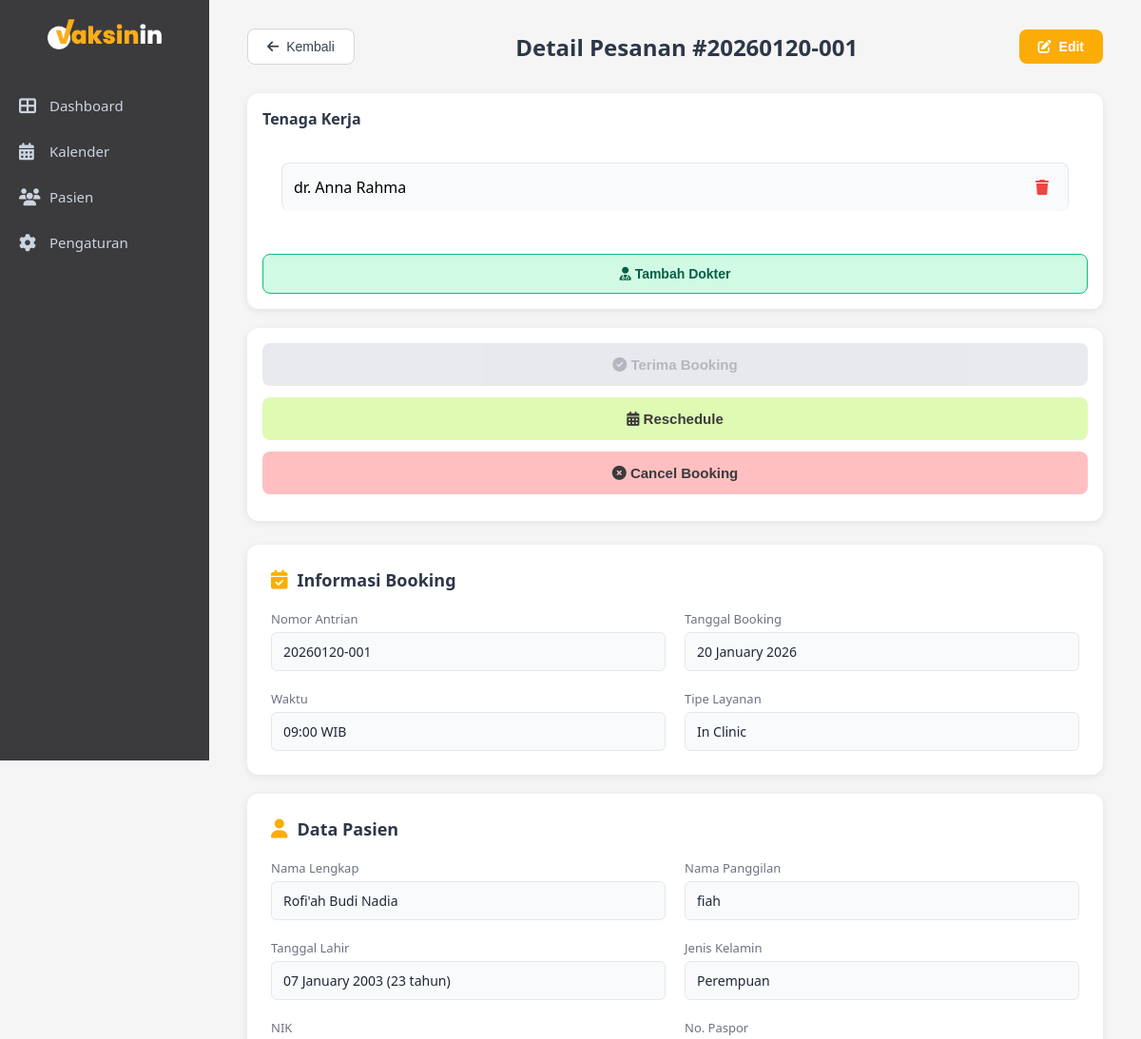
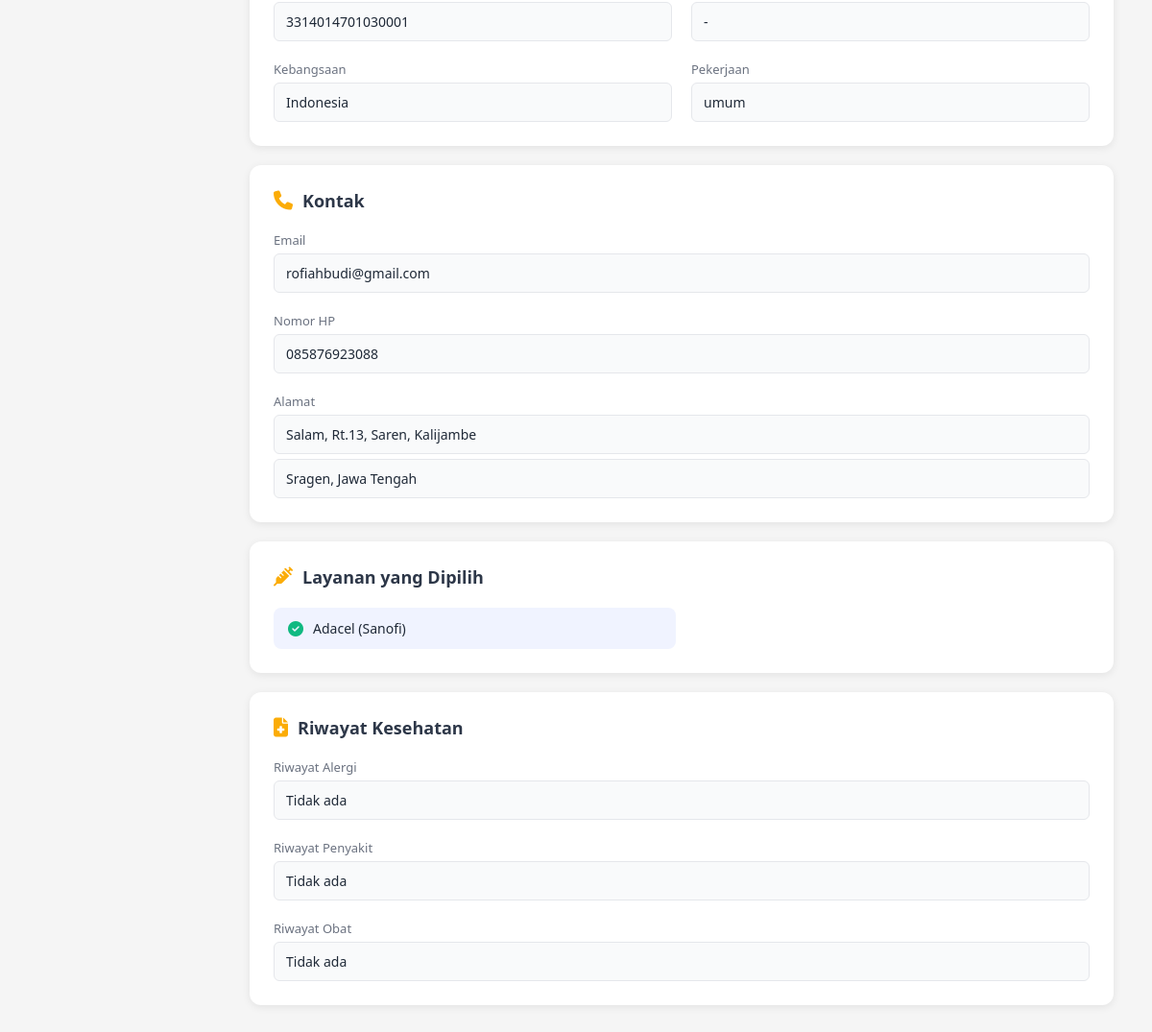
Page /admin/booking_detail.php?id=78 on the committed database (2 pictures, top to bottom).
### tables this page shows
CREATE TABLE `bookings` (
  `id` int(11) NOT NULL,
  `patient_id` int(11) NOT NULL,
  `service_type` enum('Home Service','In Clinic') NOT NULL,
  `nomor_antrian` varchar(20) NOT NULL,
  `tanggal_booking` date NOT NULL,
  `waktu_booking` time NOT NULL,
  `status` enum('pending','confirmed','completed','cancelled') DEFAULT 'pending',
  `catatan` text DEFAULT NULL,
  `created_at` datetime NOT NULL,
  `updated_at` datetime DEFAULT current_timestamp() ON UPDATE current_timestamp(),
  `doctor_id` int(11) DEFAULT NULL
);

CREATE TABLE `patients` (
  `id` int(11) NOT NULL,
  `no_rekam_medis` varchar(20) NOT NULL,
  `nama_lengkap` varchar(100) NOT NULL,
  `nama_panggilan` varchar(50) DEFAULT NULL,
  `tanggal_lahir` date NOT NULL,
  `usia` int(11) DEFAULT NULL,
  `kategori_usia` enum('Anak','Dewasa') NOT NULL,
  `jenis_kelamin` enum('L','P') NOT NULL,
  `nik` varchar(16) DEFAULT NULL,
  `paspor` varchar(20) DEFAULT NULL,
  `kebangsaan` varchar(50) DEFAULT 'Indonesia',
  `pekerjaan` varchar(100) DEFAULT NULL,
  `nama_wali` varchar(100) DEFAULT NULL,
  `riwayat_alergi` text DEFAULT NULL,
  `riwayat_penyakit` text DEFAULT NULL,
  `riwayat_obat` text DEFAULT NULL,
  `pelayanan` varchar(50) NOT NULL,
  `created_at` timestamp NOT NULL DEFAULT current_timestamp(),
  `updated_at` timestamp NOT NULL DEFAULT current_timestamp() ON UPDATE current_timestamp()
);

CREATE TABLE `patient_emails` (
  `id` int(11) NOT NULL,
  `patient_id` int(11) NOT NULL,
  `email` varchar(100) NOT NULL,
  `is_primary` tinyint(1) DEFAULT 0
);

CREATE TABLE `patient_phones` (
  `id` int(11) NOT NULL,
  `patient_id` int(11) NOT NULL,
  `phone` varchar(20) NOT NULL,
  `is_primary` tinyint(1) DEFAULT 0
);

CREATE TABLE `patient_addresses` (
  `id` int(11) NOT NULL,
  `patient_id` int(11) NOT NULL,
  `alamat` text NOT NULL,
  `provinsi` varchar(100) DEFAULT NULL,
  `kota` varchar(100) DEFAULT NULL,
  `is_primary` tinyint(1) DEFAULT 0
);

CREATE TABLE `booking_services` (
  `id` int(11) NOT NULL,
  `booking_id` int(11) NOT NULL,
  `nama_layanan` varchar(100) NOT NULL,
  `created_at` datetime DEFAULT current_timestamp()
);

CREATE TABLE `staff` (
  `id` int(11) NOT NULL,
  `nama_lengkap` varchar(150) NOT NULL,
  `gelar` varchar(50) DEFAULT NULL,
  `role` enum('dokter','perawat','admin') NOT NULL,
  `created_at` timestamp NOT NULL DEFAULT current_timestamp()
);

### admin/booking_detail.php (the view, shortened to what this page needs)
<?php
include "../config.php";
$booking_id = isset($_GET['id']) ? intval($_GET['id']) : 0;
$sql = "SELECT b.*, p.*
        FROM bookings b
        JOIN patients p ON b.patient_id = p.id
        WHERE b.id = ?";
$stmt = $conn->prepare($sql);
$stmt->bind_param('i', $booking_id);
$stmt->execute();
$result = $stmt->get_result();
$booking = $result->fetch_assoc();
$sql_staff = "
    SELECT s.id, s.nama_lengkap, s.gelar, s.role
    FROM booking_staff bs
    JOIN staff s ON bs.staff_id = s.id
    WHERE bs.booking_id = ?
";
$stmt_staff = $conn->prepare($sql_staff);
$stmt_staff->bind_param("i", $booking_id);
$stmt_staff->execute();
$staffs = $stmt_staff->get_result();
$dokter_count = $staffs->num_rows;
$disable_accept =
    ($dokter_count === 0) ||
    ($booking['status'] === 'confirmed');
$sql_emails = "SELECT email FROM patient_emails WHERE patient_id = ? ORDER BY is_primary DESC";
$stmt_e = $conn->prepare($sql_emails);
$stmt_e->bind_param('i', $booking['patient_id']);
$stmt_e->execute();
$emails = $stmt_e->get_result();
$sql_phones = "SELECT phone FROM patient_phones WHERE patient_id = ? ORDER BY is_primary DESC";
$stmt_p = $conn->prepare($sql_phones);
$stmt_p->bind_param('i', $booking['patient_id']);
$stmt_p->execute();
$phones = $stmt_p->get_result();
$sql_addr = "SELECT * FROM patient_addresses WHERE patient_id = ? AND is_primary = 1 LIMIT 1";
$stmt_a = $conn->prepare($sql_addr);
$stmt_a->bind_param('i', $booking['patient_id']);
$stmt_a->execute();
$address = $stmt_a->get_result()->fetch_assoc();
$sql_services = "SELECT nama_layanan FROM booking_services WHERE booking_id = ?";
$stmt_s = $conn->prepare($sql_services);
$stmt_s->bind_param('i', $booking_id);
$stmt_s->execute();
$services = $stmt_s->get_result();
?>
<!DOCTYPE html>
<html lang="id">
<head>
    <link rel="stylesheet" href="css/admin.css">
    <link rel="stylesheet" href="css/detail.css">
    <link rel="stylesheet" href="css/reschedule.css">
    <link rel="stylesheet" href="https://cdnjs.cloudflare.com/ajax/libs/font-awesome/6.4.0/css/all.min.css">
</head>
<body>
    <div class="sidebar">
        <div class="logo">
            <img src="vaksinin-logo.png" alt="Vaksinin">
        </div>
        <nav class="nav-menu">
            <a href="dashboard.php" class="nav-item">
                <i class="fas fa-th-large"></i>
                <span>Dashboard</span>
            </a>
            <a href="#" class="nav-item">
                <i class="fas fa-calendar-alt"></i>
                <span>Kalender</span>
            </a>
            <a href="#" class="nav-item">
                <i class="fas fa-users"></i>
                <span>Pasien</span>
            </a>
            <a href="#" class="nav-item">
                <i class="fas fa-cog"></i>
                <span>Pengaturan</span>
            </a>
        </nav>
    </div>
    <div class="main-content">
        <div class="detail-header">
            <button onclick="window.location.href='dashboard.php'" class="btn-back">
                <i class="fas fa-arrow-left"></i> Kembali
            </button>
            <h1>Detail Pesanan #<?php echo $booking['nomor_antrian']; ?></h1>
            <button class="btn-edit" onclick="editBooking(<?php echo $booking_id; ?>)">
                <i class="fas fa-edit"></i> Edit
            </button>
        </div>
        <div class="detail-layout">
            <div class="detail-container">
                <div class="detail-section">
                    <h2><i class="fas fa-calendar-check"></i> Informasi Booking</h2>
                    <div class="detail-grid">
                        <div class="detail-item">
                            <label>Nomor Antrian</label>
                            <p><?php echo htmlspecialchars($booking['nomor_antrian']); ?></p>
                        </div>
                        <div class="detail-item">
                            <label>Tanggal Booking</label>
                            <p><?php echo date('d F Y', strtotime($booking['tanggal_booking'])); ?></p>
                        </div>
                        <div class="detail-item">
                            <label>Waktu</label>
                            <p><?php echo substr($booking['waktu_booking'], 0, 5); ?> WIB</p>
                        </div>
                        <div class="detail-item">
                            <label>Tipe Layanan</label>
                            <p><?php echo htmlspecialchars($booking['service_type']); ?></p>
                        </div>
                    </div>
                </div>
                <div class="detail-section">
                    <h2><i class="fas fa-user"></i> Data Pasien</h2>
                    <div class="detail-grid">
                        <div class="detail-item">
                            <label>Nama Lengkap</label>
                            <p><?php echo htmlspecialchars($booking['nama_lengkap']); ?></p>
                        </div>
                        <div class="detail-item">
                            <label>Nama Panggilan</label>
                            <p><?php echo htmlspecialchars($booking['nama_panggilan'] ?: '-'); ?></p>
                        </div>
                        <div class="detail-item">
                            <label>Tanggal Lahir</label>
                            <p><?php echo date('d F Y', strtotime($booking['tanggal_lahir'])); ?> (<?php echo $booking['usia']; ?> tahun)</p>
                        </div>
                        <div class="detail-item">
                            <label>Jenis Kelamin</label>
                            <p><?php echo $booking['jenis_kelamin'] == 'L' ? 'Laki-laki' : 'Perempuan'; ?></p>
                        </div>
                        <div class="detail-item">
                            <label>NIK</label>
                            <p><?php echo htmlspecialchars($booking['nik'] ?: '-'); ?></p>
                        </div>
                        <div class="detail-item">
                            <label>No. Paspor</label>
                            <p><?php echo htmlspecialchars($booking['paspor'] ?: '-'); ?></p>
                        </div>
                        <div class="detail-item">
                            <label>Kebangsaan</label>
                            <p><?php echo htmlspecialchars($booking['kebangsaan']); ?></p>
                        </div>
                        <div class="detail-item">
                            <label>Pekerjaan</label>
                            <p><?php echo htmlspecialchars($booking['pekerjaan'] ?: '-'); ?></p>
                        </div>
                    </div>
                </div>
                <div class="detail-section">
                    <h2><i class="fas fa-phone"></i> Kontak</h2>
                    <div class="detail-grid">
                        <div class="detail-item full-width">
                            <label>Email</label>
                            <?php while ($e = $emails->fetch_assoc()): ?>
                                <p><?php echo htmlspecialchars($e['email']); ?></p>
                            <?php endwhile; ?>
                        </div>
                        <div class="detail-item full-width">
                            <label>Nomor HP</label>
                            <?php while ($ph = $phones->fetch_assoc()): ?>
                                <p><?php echo htmlspecialchars($ph['phone']); ?></p>
                            <?php endwhile; ?>
                        </div>
                        <?php if ($address): ?>
                        <div class="detail-item full-width">
                            <label>Alamat</label>
                            <p><?php echo htmlspecialchars($address['alamat']); ?></p>
                            <p><?php echo htmlspecialchars($address['kota']) . ', ' . htmlspecialchars($address['provinsi']); ?></p>
                        </div>
                        <?php endif; ?>
                    </div>
                </div>
                <div class="detail-section">
                    <h2><i class="fas fa-syringe"></i> Layanan yang Dipilih</h2>
                    <div class="services-grid">
                        <?php while ($srv = $services->fetch_assoc()): ?>
                            <div class="service-item">
                                <i class="fas fa-check-circle"></i>
                                <?php echo htmlspecialchars($srv['nama_layanan']); ?>
                            </div>
                        <?php endwhile; ?>
                    </div>
                </div>
                <div class="detail-section">
                    <h2><i class="fas fa-file-medical"></i> Riwayat Kesehatan</h2>
                    <div class="detail-grid">
                        <div class="detail-item full-width">
                            <label>Riwayat Alergi</label>
                            <p><?php echo htmlspecialchars($booking['riwayat_alergi'] ?: 'Tidak ada'); ?></p>
                        </div>
                        <div class="detail-item full-width">
                            <label>Riwayat Penyakit</label>
                            <p><?php echo htmlspecialchars($booking['riwayat_penyakit'] ?: 'Tidak ada'); ?></p>
                        </div>
                        <div class="detail-item full-width">
                            <label>Riwayat Obat</label>
                            <p><?php echo htmlspecialchars($booking['riwayat_obat'] ?: 'Tidak ada'); ?></p>
                        </div>
                    </div>
                </div>
            </div>
            <div class="detail-right">
                <div class="side-card">
                    <div class="side-header">
                        <h3>Tenaga Kerja</h3>
                    </div>
                    <div class="side-body">
                        <?php if($staffs->num_rows > 0): ?>
                            <?php while($s = $staffs->fetch_assoc()): ?>
                                <div class="staff-item" id="staff-<?= $s['id'] ?>">
                                    <span><?= htmlspecialchars($s['gelar'].' '.$s['nama_lengkap']); ?></span>
                                    <button class="btn-delete-staff" onclick="removeStaff(<?= $booking_id ?>, <?= $s['id'] ?>)" title="Hapus">
                                        <i class="fas fa-trash"></i>
                                    </button>
                                </div>
                            <?php endwhile; ?>
                        <?php else: ?>
                            <span class="empty-text">Belum ada staff</span>
                        <?php endif; ?>
                    </div>
                    <button class="btn-add-worker" onclick="openAddDoctorPopup()">
                        <i class="fas fa-user-md"></i> Tambah Dokter
                    </button>
                </div>
                <div class="side-card">
                    <button class="btn-accept"
                            onclick="updateStatus(<?= $booking_id ?>, 'confirmed')"
                            <?= $disable_accept ? 'disabled style="opacity:0.5; cursor:not-allowed;"' : '' ?>>
                        <i class="fas fa-check-circle"></i> Terima Booking
                    </button>
                    <button type="button" class="btn-reschedule" onclick="openRescheduleModal()">
                        <i class="fas fa-calendar-alt"></i> Reschedule
                    </button>
                    <button id="btn-cancel" class="btn-cancel"
                            onclick="cancelBooking(this, <?= $booking_id ?>)">
                        <i class="fas fa-times-circle"></i> Cancel Booking
                    </button>
                </div>
            </div>
        </div>
    </div>
</body>
</html>

### admin/css/admin.css (style rules this page uses)
* { margin: 0; padding: 0; box-sizing: border-box; }
body { font-family: 'Segoe UI', Tahoma, Geneva, Verdana, sans-serif; background: #f5f5f5; display: flex; min-height: 100vh; }
.sidebar { width: 220px; background: #3b3a3d; color: white; padding: 20px 0; position: fixed; height: 100vh; left: 0; top: 0; }
.sidebar .logo { padding: 0 20px 30px; text-align: center; }
.sidebar .logo img { max-width: 120px; border-radius: 8px; }
.nav-menu { padding: 0; }
.nav-item { display: flex; align-items: center; gap: 12px; padding: 14px 20px; color: #cbd5e0; text-decoration: none; transition: all 0.3s; font-size: 15px; }
.nav-item i { font-size: 18px; width: 20px; }
.main-content { margin-left: 220px; flex: 1; padding: 30px 40px; background: #f5f5f5; }

### rows in the picture
bookings: nomor_antrian "20260120-001", tanggal_booking "20 January 2026", waktu_booking "09:00", service_type "In Clinic", patient.nama_lengkap "Rofi'ah Budi Nadia", patient.nama_panggilan "fiah", patient.tanggal_lahir "07 January 2003", patient.usia "23", patient.nik "3314014701030001", patient.paspor "-", patient.kebangsaan "Indonesia", patient.pekerjaan "umum", patient.riwayat_alergi "Tidak ada", patient.riwayat_penyakit "Tidak ada", patient.riwayat_obat "Tidak ada"
patient_emails: email "rofiahbudi@gmail.com"
patient_phones: phone "085876923088"
patient_addresses: alamat "Salam, Rt.13, Saren, Kalijambe", kota "Sragen", provinsi "Jawa Tengah"
booking_services: nama_layanan "Adacel (Sanofi)"
staff: gelar+nama_lengkap "dr. Anna Rahma"
